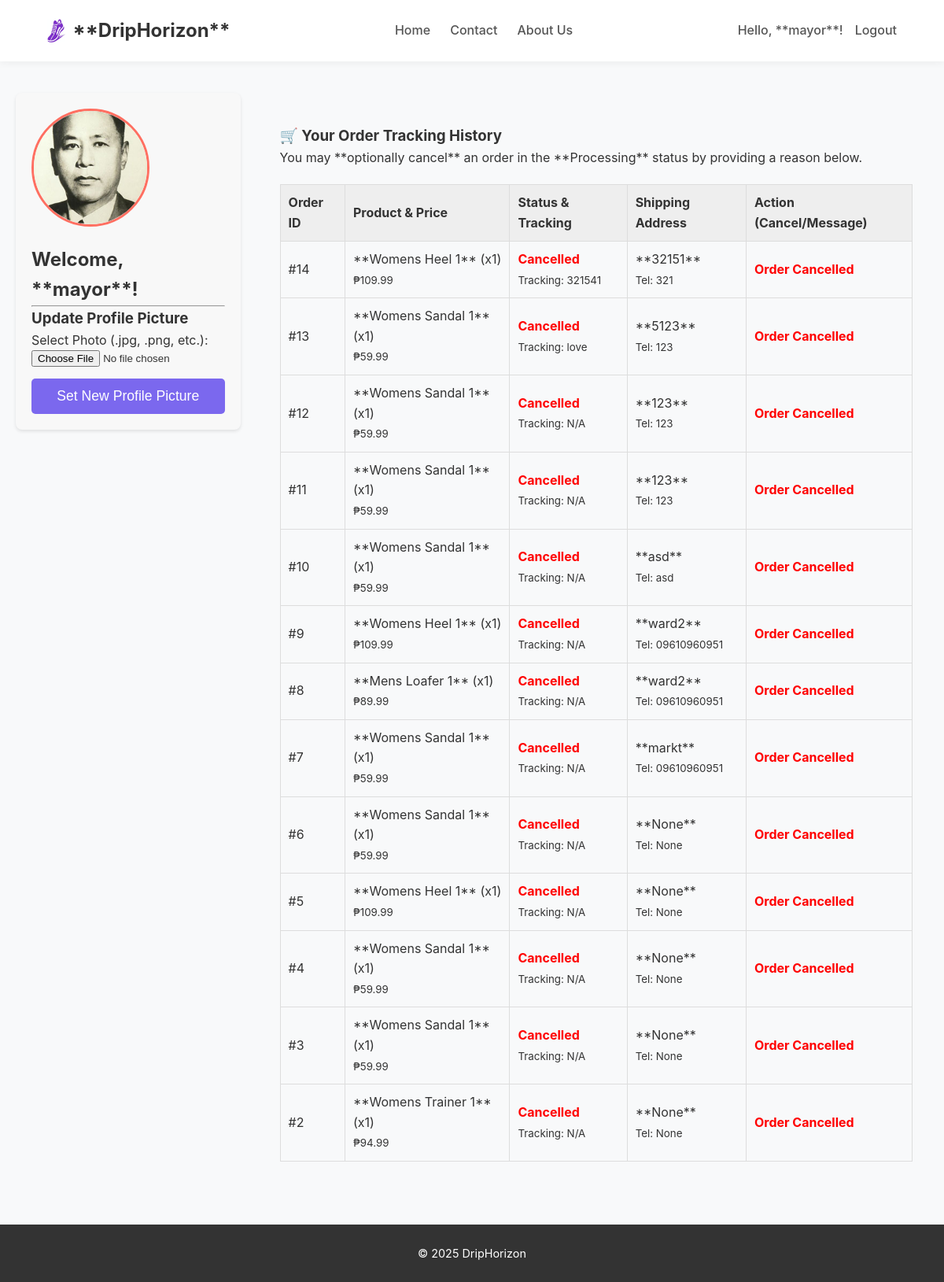
Screenshot of /profile (signed in) with the database file from the repository.
### tables this page shows
CREATE TABLE users (id INTEGER PRIMARY KEY, username TEXT NOT NULL UNIQUE, password TEXT NOT NULL, profile_pic TEXT DEFAULT 'default_profile.png', is_admin INTEGER DEFAULT 0);

CREATE TABLE orders (id INTEGER PRIMARY KEY, user_id INTEGER NOT NULL, product_id TEXT NOT NULL, product_name TEXT NOT NULL, quantity INTEGER NOT NULL, price_at_purchase REAL NOT NULL, shipping_name TEXT, shipping_address TEXT, shipping_phone TEXT, status TEXT DEFAULT 'Processing', cancellation_reason TEXT DEFAULT NULL, FOREIGN KEY (user_id) REFERENCES users (id));

### apy.py (the view)
@app.route('/profile')
def profile():
    if 'user_id' not in session:
        flash("Please log in to view your profile.", 'danger')
        return redirect(url_for('index'))
    user_id = session['user_id']
    username = session['username']
    conn = sqlite3.connect(DATABASE)
    cursor = conn.cursor()
    cursor.execute("SELECT username, profile_pic FROM users WHERE id = ?", (user_id,))
    user_data = cursor.fetchone()
    profile_pic = user_data[1] if user_data and user_data[1] else 'default_profile.png'
    cursor.execute("""
        SELECT
            product_name,           -- Index 0
            quantity,               -- Index 1
            price_at_purchase,      -- Index 2
            id AS order_id,         -- Index 3
            shipping_address,       -- Index 4
            shipping_phone,         -- Index 5
            status,                 -- Index 6
            cancellation_reason     -- Index 7
        FROM orders
        WHERE user_id = ?
        ORDER BY order_id DESC
    """, (user_id,))
    orders = cursor.fetchall()
    conn.close()
    return render_template('profile.html',
                           username=username,
                           orders=orders,
                           profile_pic=profile_pic)

### templates/profile.html (shortened to what this page needs)
<!DOCTYPE html>
<html lang="en">
<head>
    <link rel="stylesheet" href="{{ url_for('static', filename='style.css') }}" />
</head>
<body>
    <header>
        <div class="header-left">
            <h1 class="header-title">
                <img src="{{ url_for('static', filename='5.jpg') }}" alt="Logo" /> **DripHorizon**
            </h1>
        </div>
        <nav>
            <a href="{{ url_for('index') }}">Home</a>
            <a href="{{ url_for('contact') }}">Contact</a>
            <a href="{{ url_for('about') }}">About Us</a>
        </nav>
        <div class="header-actions">
            {% if session.get('user_id') %}
                <a href="{{ url_for('profile') }}" class="profile-link active">Hello, **{{ session.get('username') }}**!</a>
                <a href="{{ url_for('logout') }}">Logout</a>
            {% else %}
                <a href="#loginModal">Login</a>
                <a href="#signInModal">Sign In</a>
            {% endif %}
        </div>
    </header>
    <main>
        <div class="profile-container">
            <div class="profile-sidebar">
                <div class="profile-pic-area">
                    <img src="{{ url_for('static', filename='profiles/' + profile_pic) }}" alt="Profile Picture">
                    <h2>Welcome, **{{ username }}**!</h2>
                    <hr>
                </div>
                <h3>Update Profile Picture</h3>
                <form action="{{ url_for('upload_photo') }}" method="POST" enctype="multipart/form-data" class="upload-form">
                    <label for="file">Select Photo (.jpg, .png, etc.):</label>
                    <input type="file" name="file" id="file" required>
                    <button type="submit" class="checkout-button">Set New Profile Picture</button>
                </form>
            </div>
            <div class="profile-main">
                <section class="order-history">
                    <h3>🛒 Your Order Tracking History</h3>
                    <p>You may **optionally cancel** an order in the **Processing** status by providing a reason below.</p>
                    {% if orders %}
                        <table class="order-table">
                            <thead>
                                <tr>
                                    <th>Order ID</th>
                                    <th>Product & Price</th>
                                    <th>Status & Tracking</th>
                                    <th>Shipping Address</th>
                                    <th>Action (Cancel/Message)</th>
                                </tr>
                            </thead>
                            <tbody>
                                {% for order in orders %}
                                <tr>
                                    <td>#{{ order[3] }}</td> <td>
                                        **{{ order[0] }}** (x{{ order[1] }}) <br><small>₱{{ "%.2f"|format(order[2]) }}</small> </td>
                                    <td>
                                        <span class="status-{{ order[6].lower() }}">{{ order[6] }}</span> <br><small>Tracking: {{ order[7] or 'N/A' }}</small> </td>
                                    <td>
                                        **{{ order[4] }}** <br><small>Tel: {{ order[5] }}</small> </td>
                                    <td class="cancellation-cell">
                                        {% if order[6] == 'Processing' %}
                                            <form action="{{ url_for('cancel_order', order_id=order[3]) }}" method="POST">
                                                <textarea name="reason" placeholder="Reason for cancellation (required)" rows="2" required></textarea>
                                                <button type="submit" class="cancel-btn">Cancel Order</button>
                                            </form>
                                        {% elif order[6] == 'Cancelled' %}
                                            <p class="status-cancelled">Order Cancelled</p>
                                        {% else %}
                                            <p>No cancellation allowed once **{{ order[6] }}**.</p>
                                        {% endif %}
                                    </td>
                                </tr>
                                {% endfor %}
                            </tbody>
                        </table>
                    {% else %}
                        <p>You have not placed any orders yet. Start shopping!</p>
                    {% endif %}
                </section>
            </div>
        </div>
    </main>
    <footer>
        <p>&copy; 2025 DripHorizon</p>
    </footer>
</body>
</html>

### static/Style.css (style rules this page uses)
* { margin: 0; padding: 0; box-sizing: border-box; }
body { font-family: -apple-system, BlinkMacSystemFont, 'Segoe UI', Roboto, Helvetica, Arial, sans-serif, 'Apple Color Emoji', 'Segoe UI Emoji', 'Segoe UI Symbol'; line-height: 1.6; color: #333; background-color: #f8f9fa; }
a { text-decoration: none; color: inherit; }
img { max-width: 100%; height: auto; }
header { display: flex; justify-content: space-between; align-items: center; padding: 20px 60px; background-color: white; box-shadow: 0 2px 10px rgba(0, 0, 0, 0.05); }
.header-title { display: flex; align-items: center; font-size: 1.5em; color: #333; }
.header-title img { height: 30px; width: auto; margin-right: 10px; }
header > nav { display: flex; gap: 25px; flex-grow: 1; justify-content: center; }
header a { color: #555; font-weight: 500; transition: color 0.3s; }
.header-actions { display: flex; gap: 15px; }
footer { text-align: center; padding: 25px; background-color: #333; color: white; font-size: 0.9em; }
.checkout-button { background-color: mediumslateblue; color: white; padding: 12px 25px; border: none; border-radius: 5px; cursor: pointer; margin-top: 5px; text-decoration: none; display: inline-block; font-size: 1.1em; transition: background-color 0.3s; }
.profile-main { max-width: 1000px; margin: 40px auto; padding: 0 20px; }

### templates/profile.html (style rules this page uses)
.profile-container { display: flex; gap: 30px; max-width: 1200px; margin: 40px auto; padding: 0 20px; }
.profile-sidebar { width: 300px; padding: 20px; background-color: #f8f8f8; border-radius: 8px; box-shadow: 0 2px 4px rgba(0,0,0,0.1); height: fit-content; }
.profile-main { flex-grow: 1; }
.profile-pic-area img { width: 150px; height: 150px; border-radius: 50%; object-fit: cover; border: 3px solid #ff6f61; margin-bottom: 15px; }
.profile-pic-area h2 { margin-top: 0; color: #333; }
.upload-form input[type="file"] { margin-bottom: 10px; display: block; width: 100%; }
.upload-form button { width: 100%; }
.order-table { width: 100%; border-collapse: collapse; margin-top: 20px; }
.order-table th, .order-table td { border: 1px solid #ddd; padding: 10px; text-align: left; }
.order-table th { background-color: #eee; }
.status-cancelled { color: red; font-weight: bold; }

### rows the page displays
users: get "mayor", profile_pic (picture), username "mayor"
orders: id "14", product_name "Womens Heel 1", quantity "1", price_at_purchase "109.99", status "Cancelled", cancellation_reason "321541", shipping_address "32151", shipping_phone "321", shows "Order Cancelled"
orders: id "13", product_name "Womens Sandal 1", quantity "1", price_at_purchase "59.99", status "Cancelled", cancellation_reason "love", shipping_address "5123", shipping_phone "123", shows "Order Cancelled"
orders: id "12", product_name "Womens Sandal 1", quantity "1", price_at_purchase "59.99", status "Cancelled", order "N/A", shipping_address "123", shipping_phone "123", shows "Order Cancelled"
orders: id "11", product_name "Womens Sandal 1", quantity "1", price_at_purchase "59.99", status "Cancelled", order "N/A", shipping_address "123", shipping_phone "123", shows "Order Cancelled"
orders: id "10", product_name "Womens Sandal 1", quantity "1", price_at_purchase "59.99", status "Cancelled", order "N/A", shipping_address "asd", shipping_phone "asd", shows "Order Cancelled"
orders: id "9", product_name "Womens Heel 1", quantity "1", price_at_purchase "109.99", status "Cancelled", order "N/A", shipping_address "ward2", shipping_phone "09610960951", shows "Order Cancelled"
orders: id "8", product_name "Mens Loafer 1", quantity "1", price_at_purchase "89.99", status "Cancelled", order "N/A", shipping_address "ward2", shipping_phone "09610960951", shows "Order Cancelled"
orders: id "7", product_name "Womens Sandal 1", quantity "1", price_at_purchase "59.99", status "Cancelled", order "N/A", shipping_address "markt", shipping_phone "09610960951", shows "Order Cancelled"
orders: id "6", product_name "Womens Sandal 1", quantity "1", price_at_purchase "59.99", status "Cancelled", order "N/A", order "None", shows "Order Cancelled"
orders: id "5", product_name "Womens Heel 1", quantity "1", price_at_purchase "109.99", status "Cancelled", order "N/A", order "None", shows "Order Cancelled"
orders: id "4", product_name "Womens Sandal 1", quantity "1", price_at_purchase "59.99", status "Cancelled", order "N/A", order "None", shows "Order Cancelled"
orders: id "3", product_name "Womens Sandal 1", quantity "1", price_at_purchase "59.99", status "Cancelled", order "N/A", order "None", shows "Order Cancelled"
orders: id "2", product_name "Womens Trainer 1", quantity "1", price_at_purchase "94.99", status "Cancelled", order "N/A", order "None", shows "Order Cancelled"
